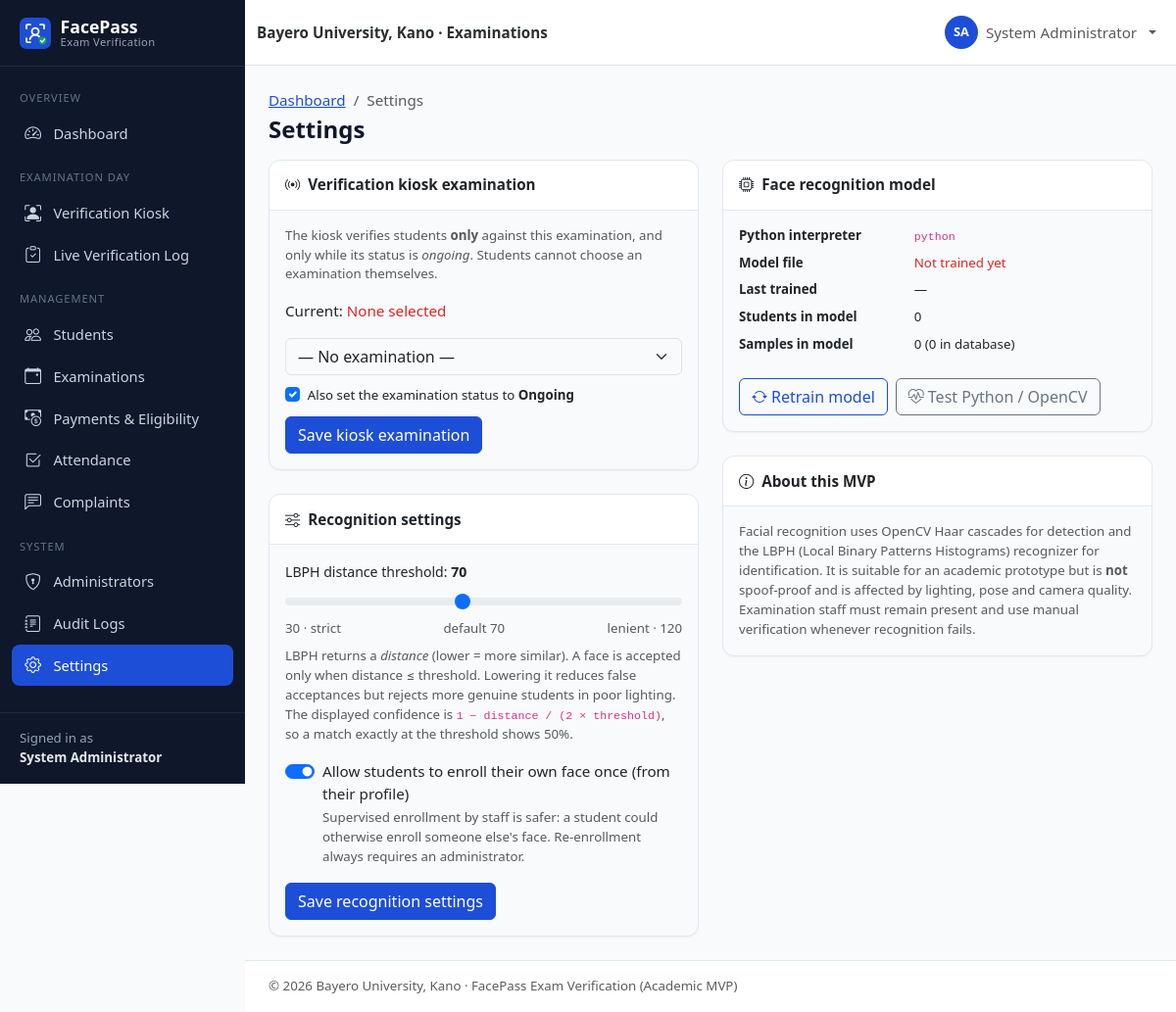
Screenshot of /admin/settings.php (signed in) with the database file from the repository.
### tables this page shows
CREATE TABLE users (
    id               INT UNSIGNED NOT NULL AUTO_INCREMENT,
    student_id       VARCHAR(30)  NULL,                 
    first_name       VARCHAR(60)  NOT NULL,
    last_name        VARCHAR(60)  NOT NULL,
    email            VARCHAR(120) NOT NULL,
    phone            VARCHAR(20)  NULL,
    password         VARCHAR(255) NOT NULL,             
    role             ENUM('admin','student') NOT NULL DEFAULT 'student',
    department       VARCHAR(100) NULL,
    level            VARCHAR(10)  NULL,                 
    faculty          VARCHAR(100) NULL,
    face_registered  TINYINT(1)   NOT NULL DEFAULT 0,
    account_status   ENUM('active','inactive','suspended') NOT NULL DEFAULT 'active',
    created_at       TIMESTAMP    NOT NULL DEFAULT CURRENT_TIMESTAMP,
    updated_at       TIMESTAMP    NOT NULL DEFAULT CURRENT_TIMESTAMP ON UPDATE CURRENT_TIMESTAMP,
    PRIMARY KEY (id),
    UNIQUE KEY uq_users_student_id (student_id),
    UNIQUE KEY uq_users_email (email),
    KEY idx_users_role (role),
    KEY idx_users_dept_level (department, level),
    KEY idx_users_status (account_status)
);

CREATE TABLE settings (
    setting_key    VARCHAR(60)  NOT NULL,
    setting_value  VARCHAR(255) NULL,
    updated_at     TIMESTAMP    NOT NULL DEFAULT CURRENT_TIMESTAMP ON UPDATE CURRENT_TIMESTAMP,
    PRIMARY KEY (setting_key)
);

### admin/settings.php (the view, shortened to what the rows shown need)
<?php
requireAdmin();
$threshold = recognition_threshold();
$selfEnroll = get_setting('allow_student_self_enrollment', '1') === '1';
$pageTitle = 'Settings';
$breadcrumbs = ['Dashboard' => 'admin/dashboard.php', 'Settings' => null];
require __DIR__ . '/../includes/header.php';
?>
<div class="row g-4">
    <div class="col-xl-6">
        <div class="card">
            <div class="card-body">
                <form method="post">
                    <label class="form-label" for="threshold">LBPH distance threshold: <strong id="thVal"><?= e($threshold) ?></strong></label>
                    <input type="range" class="form-range" min="30" max="120" step="1" id="threshold" name="threshold" value="<?= e($threshold) ?>"
                           oninput="document.getElementById('thVal').textContent=this.value">
                    <div class="d-flex justify-content-between small text-muted mb-2"><span>30 · strict</span><span>default 70</span><span>lenient · 120</span></div>
                    <p class="small text-muted">LBPH returns a <em>distance</em> (lower = more similar). A face is accepted only when distance ≤ threshold.
                        Lowering it reduces false acceptances but rejects more genuine students in poor lighting. The displayed
                        confidence is <code>1 − distance / (2 × threshold)</code>, so a match exactly at the threshold shows 50%.</p>
                    <div class="form-check form-switch mb-3">
                        <input class="form-check-input" type="checkbox" role="switch" id="self_enroll" name="self_enroll" value="1" <?= $selfEnroll ? 'checked' : '' ?>>
                        <label class="form-check-label" for="self_enroll">Allow students to enroll their own face once (from their profile)</label>
                        <div class="form-text">Supervised enrollment by staff is safer: a student could otherwise enroll someone else's face. Re-enrollment always requires an administrator.</div>
                    </div>
                    <button class="btn btn-primary">Save recognition settings</button>
                </form>
            </div>
        </div>
    </div>
</div>
<?php require __DIR__ . '/../includes/footer.php'; ?>

### includes/header.php (shortened to what the rows shown need)
<?php
$pageTitle = $pageTitle ?? APP_NAME;
$layout = $layout ?? 'app';
$breadcrumbs = $breadcrumbs ?? [];
$bodyClass = $bodyClass ?? '';
$user = current_user();
$role = $user['role'] ?? null;
?>
<!doctype html>
<html lang="en">
<head>
    <link rel="stylesheet" href="<?= e(url('assets/vendor/bootstrap/bootstrap.min.css')) ?>">
    <link rel="stylesheet" href="<?= e(url('assets/vendor/bootstrap-icons/bootstrap-icons.min.css')) ?>">
    <link rel="stylesheet" href="<?= e(url('assets/css/style.css')) ?>">
    <?php if ($role === 'admin'): ?>
        <link rel="stylesheet" href="<?= e(url('assets/css/admin.css')) ?>">
    <?php elseif ($role === 'student'): ?>
        <link rel="stylesheet" href="<?= e(url('assets/css/student.css')) ?>">
    <?php endif; ?>
</head>
<body class="<?= e(trim("layout-$layout $bodyClass")) ?>">
<?php if ($layout === 'app' && $user): ?>
<div class="app-shell">
    <?php require __DIR__ . '/sidebar.php'; ?>
    <div class="app-main">
        <nav class="navbar navbar-expand bg-white border-bottom app-topbar sticky-top">
            <div class="container-fluid">
                <span class="navbar-text fw-semibold text-secondary-emphasis d-none d-sm-inline">
                    <?= e(INSTITUTION_NAME) ?> · Examinations
                </span>
                <ul class="navbar-nav ms-auto align-items-center">
                    <li class="nav-item dropdown">
                        <a class="nav-link dropdown-toggle d-flex align-items-center gap-2" href="#" role="button"
                           data-bs-toggle="dropdown" aria-expanded="false">
                            <span class="avatar-circle"><?= e(strtoupper(substr($user['first_name'], 0, 1) . substr($user['last_name'], 0, 1))) ?></span>
                            <span class="d-none d-md-inline"><?= e(full_name($user)) ?></span>
                        </a>
                    </li>
                </ul>
            </div>
        </nav>
        <main class="app-content container-fluid">
            <div class="d-flex flex-wrap justify-content-between align-items-center mb-3 gap-2">
                <div>
                    <?php if ($breadcrumbs): ?>
                        <nav aria-label="breadcrumb">
                            <ol class="breadcrumb small mb-1">
                                <?php foreach ($breadcrumbs as $label => $link): ?>
                                    <?php if ($link): ?>
                                        <li class="breadcrumb-item"><a href="<?= e(url($link)) ?>"><?= e($label) ?></a></li>
                                    <?php else: ?>
                                        <li class="breadcrumb-item active" aria-current="page"><?= e($label) ?></li>
                                    <?php endif; ?>
                                <?php endforeach; ?>
                            </ol>
                        </nav>
                    <?php endif; ?>
                    <h1 class="h4 mb-0 page-title"><?= e($pageTitle) ?></h1>
                </div>
            </div>
<?php else: ?>
<main class="plain-content">
<?php endif; ?>

### includes/sidebar.php (shortened to what the rows shown need)
<?php
$current = str_replace('\\', '/', $_SERVER['SCRIPT_NAME'] ?? '');
if (($user['role'] ?? '') === 'admin') {
    $menu = [
        'Overview' => [
            ['admin/dashboard.php', 'bi-speedometer2', 'Dashboard'],
        ],
        'Examination Day' => [
            ['verification/index.php', 'bi-person-bounding-box', 'Verification Kiosk'],
            ['verification/result.php', 'bi-clipboard-check', 'Live Verification Log'],
        ],
        'Management' => [
            ['admin/students.php', 'bi-people', 'Students'],
            ['admin/examinations.php', 'bi-calendar-event', 'Examinations'],
            ['admin/payments.php', 'bi-cash-coin', 'Payments & Eligibility'],
            ['admin/attendance.php', 'bi-check2-square', 'Attendance'],
            ['admin/complaints.php', 'bi-chat-left-text', 'Complaints'],
        ],
        'System' => [
            ['admin/users.php', 'bi-shield-lock', 'Administrators'],
            ['admin/audit-logs.php', 'bi-journal-text', 'Audit Logs'],
            ['admin/settings.php', 'bi-gear', 'Settings'],
        ],
    ];
    $aliases = [
        'admin/student-view.php' => 'admin/students.php',
        'admin/enroll-face.php' => 'admin/students.php',
        'auth/register.php' => 'admin/students.php',
        'admin/examination-create.php' => 'admin/examinations.php',
    ];
}
$isActive = function (string $path) use ($current, $aliases): bool {
    foreach ($aliases as $child => $parent) {
        if ($parent === $path && str_ends_with($current, '/' . $child)) {
            return true;
        }
    }
    return str_ends_with($current, '/' . $path);
};
?>
<aside class="offcanvas-lg offcanvas-start app-sidebar" tabindex="-1" id="appSidebar" aria-labelledby="appSidebarLabel">
    <div class="offcanvas-body flex-column p-0">
        <div class="sidebar-desktop-brand d-none d-lg-block">
            <a class="sidebar-brand" href="<?= e(url('index.php')) ?>">
                <img src="<?= e(url('assets/images/logo.svg')) ?>" alt="" width="32" height="32">
                <span>FacePass<small>Exam Verification</small></span>
            </a>
        </div>
        <nav class="sidebar-nav">
            <?php foreach ($menu as $section => $items): ?>
                <div class="sidebar-section"><?= e($section) ?></div>
                <?php foreach ($items as [$path, $icon, $label]): ?>
                    <a class="sidebar-link<?= $isActive($path) ? ' active' : '' ?>" href="<?= e(url($path)) ?>">
                        <i class="bi <?= e($icon) ?>"></i><span><?= e($label) ?></span>
                    </a>
                <?php endforeach; ?>
            <?php endforeach; ?>
        </nav>
        <div class="sidebar-footer small">
            Signed in as<br><strong><?= e(full_name($user)) ?></strong>
        </div>
    </div>
</aside>

### rows the page displays
users: full_name($user) "System Administrator", first_name+last_name "SA"
settings: setting_value "70", threshold "70"
settings: setting_value "☑"

### other values shown
$section "OVERVIEW"
$label "Dashboard"
$section "EXAMINATION DAY"
$label "Verification Kiosk"
$label "Live Verification Log"
$section "MANAGEMENT"
$label "Students"
$label "Examinations"
$label "Payments & Eligibility"
$label "Attendance"
$label "Complaints"
$section "SYSTEM"
$label "Administrators"
$label "Audit Logs"
$label "Settings"
